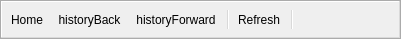
<?xml version="1.0" encoding="UTF-8"?>
<ui version="4.0">
 <class>MainToolBar</class>
 <widget class="QToolBar" name="MainToolBar">
  <property name="geometry">
   <rect>
    <x>0</x>
    <y>0</y>
    <width>401</width>
    <height>39</height>
   </rect>
  </property>
  <property name="windowTitle">
   <string>Main Tool Bar</string>
  </property>
  <property name="iconSize">
   <size>
    <width>24</width>
    <height>24</height>
   </size>
  </property>
  <action name="actionHome">
   <property name="icon">
    <iconset resource="../zima-cad-parts.qrc">
     <normaloff>:/gfx/gohome.png</normaloff>:/gfx/gohome.png</iconset>
   </property>
   <property name="text">
    <string>Home</string>
   </property>
  </action>
  <action name="actionHistoryBack">
   <property name="text">
    <string>historyBack</string>
   </property>
  </action>
  <action name="actionHistoryForward">
   <property name="text">
    <string>historyForward</string>
   </property>
  </action>
  <action name="actionRefresh">
   <property name="text">
    <string>Refresh</string>
   </property>
  </action>
  <action name="actionSettings">
   <property name="icon">
    <iconset resource="../zima-cad-parts.qrc">
     <normaloff>:/gfx/configure.png</normaloff>:/gfx/configure.png</iconset>
   </property>
   <property name="text">
    <string>Settings</string>
   </property>
  </action>
  <addaction name="actionHome"/>
  <addaction name="actionHistoryBack"/>
  <addaction name="actionHistoryForward"/>
  <addaction name="separator"/>
  <addaction name="actionRefresh"/>
  <addaction name="separator"/>
 </widget>
 <resources>
  <include location="../zima-cad-parts.qrc"/>
 </resources>
 <connections/>
</ui>
